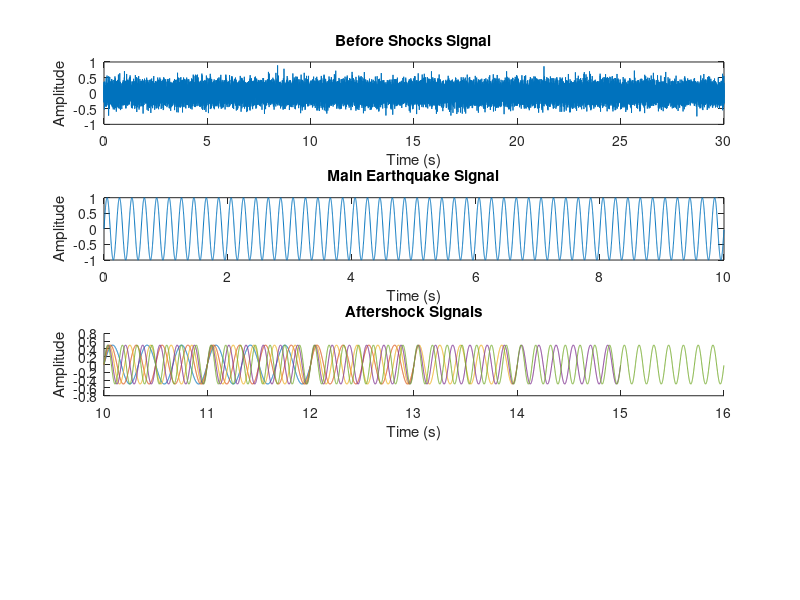

This chart was generated by the following MATLAB code:
% Parameters
fs = 1000; % Sampling frequency (Hz)
duration = 30; % Total duration of the signal (seconds)
t = 0:1/fs:duration-1/fs; % Time vector

% Generate before shocks signal
before_shocks_amplitude = 0.2; % Amplitude of before shocks signal
before_shocks_signal = before_shocks_amplitude * randn(size(t));

% Generate main earthquake signal (duration)
main_frequency = 5; % Frequency of the main earthquake signal (Hz)
main_amplitude = 1; % Amplitude of the main earthquake signal
main_duration = 10; % Duration of the main earthquake signal (seconds)
main_earthquake_signal = main_amplitude * sin(2*pi*main_frequency*t(1:main_duration*fs));

% Generate aftershock signals
num_aftershocks = 5; % Number of aftershocks
aftershock_amplitude = 0.5; % Amplitude of the aftershock signals
aftershock_durations = [2, 3, 4, 5, 6]; % Durations of the aftershock signals (seconds)
aftershock_frequencies = [3, 4, 5, 6, 7]; % Frequencies of the aftershock signals (Hz)

% Generate the combined signal
earthquake_signal = before_shocks_signal;

for i = 1:num_aftershocks
    aftershock_duration = aftershock_durations(i);
    aftershock_frequency = aftershock_frequencies(i);
    
    % Generate the aftershock signal
    aftershock_time = 0:1/fs:aftershock_duration-1/fs;
    aftershock_signal = aftershock_amplitude * sin(2*pi*aftershock_frequency*aftershock_time);
    
    % Concatenate the aftershock signal to the combined signal
    earthquake_signal = [earthquake_signal, aftershock_signal];
end

% Generate main earthquake signal (remaining duration)
remaining_duration = duration - length(earthquake_signal)/fs;
remaining_t = 0:1/fs:remaining_duration-1/fs;
remaining_main_earthquake_signal = main_amplitude * sin(2*pi*main_frequency*remaining_t);
earthquake_signal = [earthquake_signal, remaining_main_earthquake_signal];

% Add noise to the signal (Optional)
noise_amplitude = 0.2; % Amplitude of the noise
noise_signal = noise_amplitude * randn(size(earthquake_signal));
earthquake_signal_with_noise = earthquake_signal + noise_signal;

% Plot the earthquake signal components
figure;
subplot(4,1,1);
plot(t, before_shocks_signal);
title('Before Shocks Signal');
xlabel('Time (s)');
ylabel('Amplitude');

subplot(4,1,2);
plot(t(1:main_duration*fs), main_earthquake_signal);
title('Main Earthquake Signal');
xlabel('Time (s)');
ylabel('Amplitude');

subplot(4,1,3);
hold on;
for i = 1:num_aftershocks
    aftershock_duration = aftershock_durations(i);
    aftershock_frequency = aftershock_frequencies(i);
    aftershock_time = 0:1/fs:aftershock_duration-1/fs;
    aftershock_signal = aftershock_amplitude * sin(2*pi*aftershock_frequency*aftershock_time);
    plot(t(main_duration*fs+1:main_duration*fs+aftershock_duration*fs), aftershock_signal);
end
hold off;
title('Aftershock Signals');
xlabel('Time (s)');
ylabel('Amplitude');
